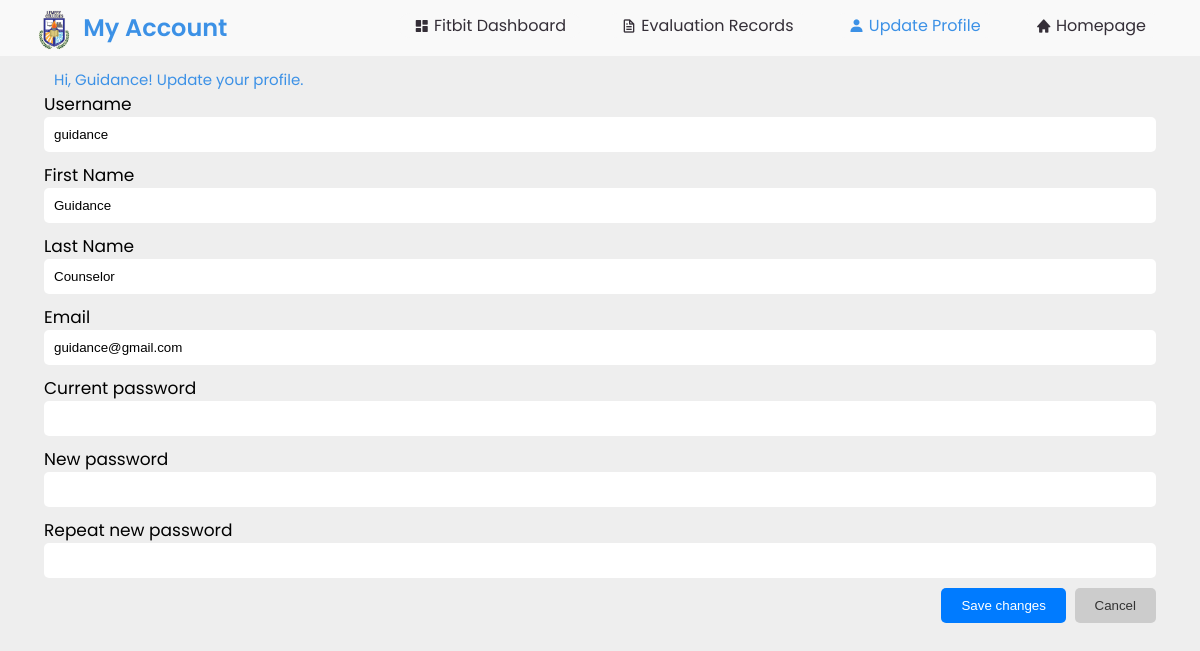
Page /Users/update-profile.php (signed in) on the committed database.
### tables this page shows
CREATE TABLE `user` (
  `id` int(11) NOT NULL,
  `role` varchar(255) NOT NULL,
  `date_created` varchar(255) NOT NULL,
  `first_name` varchar(255) NOT NULL,
  `last_name` varchar(255) NOT NULL,
  `username` varchar(255) NOT NULL,
  `email` varchar(255) NOT NULL,
  `password` varchar(255) NOT NULL,
  `reset_token` varchar(255) DEFAULT NULL,
  `reset_timestamp` timestamp NOT NULL DEFAULT current_timestamp() ON UPDATE current_timestamp(),
  `profile_photo` varchar(255) DEFAULT NULL
);

### Users/update-profile.php (the view, shortened to what this page needs)
<?php
include 'config.php';
$user_id = $_SESSION['id'];
$sql = "SELECT `id`, `role`, `date_created`, `first_name`, `last_name`, `username`, `email`, `password` FROM `user` WHERE `id` = $user_id";
$result = mysqli_query($link, $sql);
if (mysqli_num_rows($result) > 0) {
    $user = mysqli_fetch_assoc($result);
} else {
    die("User not found");
}
?>
<!DOCTYPE html>
<html lang="en">
<head>
    <link href='https://unpkg.com/boxicons@2.0.9/css/boxicons.min.css' rel='stylesheet'>
</head>
<body>
    <?php include 'sidebar.php'; ?>
    <section id="content">
        <main>
        <p>Hi, <?php echo $user['first_name']; ?>! Update your profile.</p>
                <form action="updated-profile.php" method="post">
                    <div class="form-group">
                        <label class="form-label">Username</label>
                        <input type="text" class="form-control" name="username" value="<?php echo $user['username']; ?>" readonly>
                    </div>
                    <div class="form-group">
                        <label class="form-label">First Name</label>
                        <input type="text" class="form-control" name="first_name" value="<?php echo $user['first_name']; ?>">
                    </div>
                    <div class="form-group">
                        <label class="form-label">Last Name</label>
                        <input type="text" class="form-control" name="last_name" value="<?php echo $user['last_name']; ?>">
                    </div>
                    <div class="form-group">
                        <label class="form-label">Email</label>
                        <input type="text" class="form-control" name="email" value="<?php echo $user['email']; ?>" readonly>
                    </div>
                    <div class="form-group">
                        <label class="form-label">Current password</label>
                        <input type="password" class="form-control" name="current_password">
                    </div>
                    <div class="form-group">
                        <label class="form-label">New password</label>
                        <input type="password" class="form-control" name="new_password">
                    </div>
                    <div class="form-group">
                        <label class="form-label">Repeat new password</label>
                        <input type="password" class="form-control" name="repeat_password">
                    </div>
                    <div class="text-right mt-3">
                        <button type="submit" class="btn btn-primary" name="save_changes">Save changes</button>&nbsp;
                        <button type="button" class="btn btn-default">Cancel</button>
                    </div>
                </form>
        </main>
    </section>
</body>
</html>

### Users/update-profile.php (style rules this page uses)
body { background: var(--grey); }
p { font-family: var(--lato); font-size: 15px; display: flex; align-items: center; color: var(--blue); position: sticky; margin-left: 10px; }
#content { overflow-y: auto; position: relative; }
#content main { width: calc(100% - 40px); margin: 0 auto; padding: 36px 24px; font-family: var(--poppins); max-height: calc(100vh - 56px); margin-top: 2rem; }
.form-group { margin-bottom: 10px; }
.form-label { display: block; font-size: 17px; font-family: var(--poppins); }
.form-control { width: 100%; height: 35px; border: none; border-radius: 5px; padding: 10px; }
.text-right { text-align: right; }
.btn-primary, .btn-default { cursor: pointer; border: none; border-radius: 5px; padding: 10px 20px; transition: background-color 0.3s, color 0.3s; }
.btn-primary { background-color: #007bff; color: #fff; }
.btn-default { background-color: #ccc; color: #333; }

### Users/sidebar.php (style rules this page uses)
* { margin: 0; padding: 0; box-sizing: border-box; }
:root { --poppins: 'Poppins', sans-serif; --light: #F9F9F9; --blue: #3C91E6; --light-blue: #CFE8FF; --grey: #eee; --dark-grey: #AAAAAA; --dark: #342E37; --red: #DB504A; --yellow: #FFCE26; --light-yellow: #FFF2C6; --orange: #FD7238; --light-orange: #FFE0D3; --green: #30ee59; --light-green: #90e9a4; }
html { overflow-x: hidden; }
body { background: var(--grey); overflow-x: hidden; margin: 0; margin-bottom: 0; }
#content { position: relative; width: 100%; transition: .3s ease; margin-left: 0; margin-bottom: 0; }

### rows in the picture
user: first_name "Guidance", username "guidance", last_name "Counselor", email "guidance@gmail.com"
